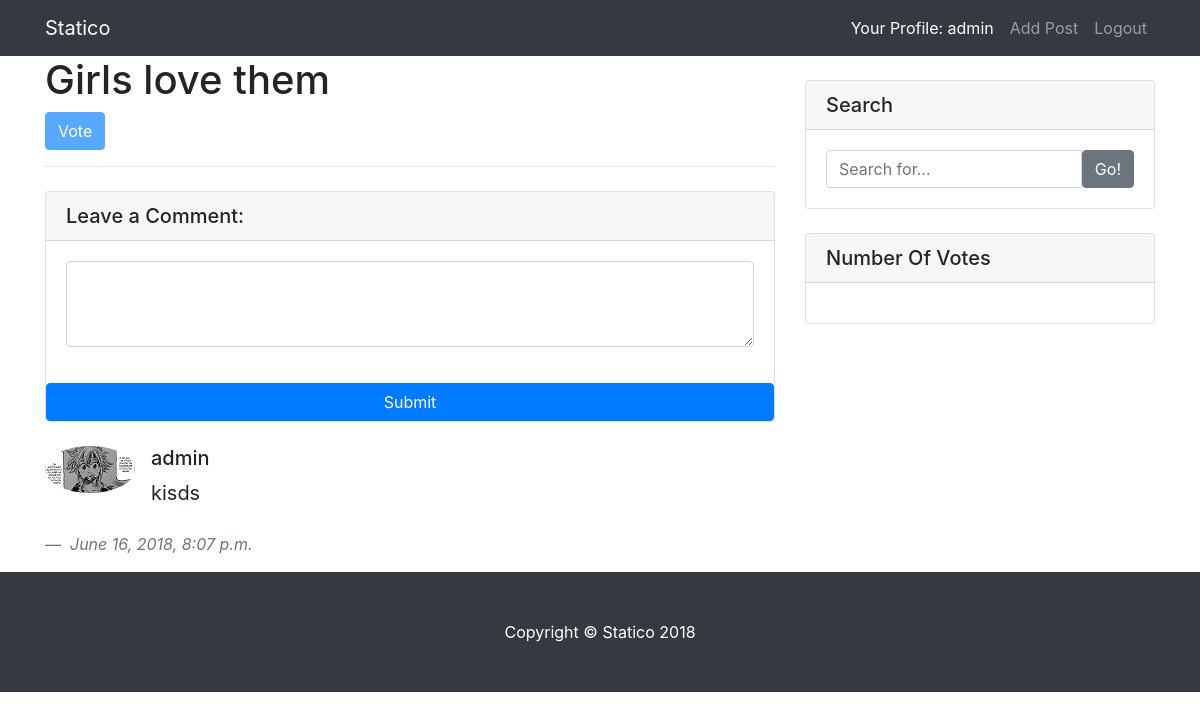
Screenshot of /posts/6/results/ (signed in) with the database file from the repository.
### polls/models.py (models this page shows, shortened)
class Question(models.Model):
    question_text = models.CharField(max_length=200)
    pub_date = models.DateTimeField('date published')
    author = models.CharField(max_length=30)
    def was_published_recently(self):
        return timezone.now() >= self.pub_date >= timezone.now() - datetime.timedelta(days=1)
    was_published_recently.admin_order_field = 'pub_date'
    was_published_recently.boolean = True
    was_published_recently.short_description = 'Published recently?'

class Comments(models.Model):
    com_question = models.ForeignKey(Question, on_delete=models.CASCADE)
    comment_text = models.CharField(max_length=350)
    comment_author = models.CharField(max_length=30)
    pub_date = models.DateTimeField('date published')

### polls/views.py (the view)
# urls.py: path('posts/<int:pk>/results/', login_required(views.ResultsView.as_view()), name='results'),
class ResultsView(generic.DetailView):
    model = Question
    template_name = 'polls/results.html'

### polls/templates/polls/results.html (shortened to what this page needs)
<!DOCTYPE html>
<html lang="en">
  <head>
    <link href="/static/polls/vendor/bootstrap/css/bootstrap.min.css" rel="stylesheet">
    <link href="/static/polls/css/blog-post.css" rel="stylesheet">
  </head>
  <body>
    <nav class="navbar navbar-expand-lg navbar-dark bg-dark fixed-top">
      <div class="container">
        <a class="navbar-brand" href="/posts">Statico</a>
        <div class="collapse navbar-collapse" id="navbarResponsive">
          <ul class="navbar-nav ml-auto">
            <li class="nav-item active">
              <a class="nav-link" href="/admin">Your Profile: {{request.session.username}}<span class="sr-only">(current)</span></a>
            </li>
            <li class="nav-item">
              <a class="nav-link" href="/new_post">Add Post</a>
            </li>
            <li class="nav-item">
              <a class="nav-link" href="/logout">Logout</a>
            </li>
          </ul>
        </div>
      </div>
    </nav>
    <div class="container">
      <div class="row">
        <div class="col-lg-8">
<h1>{{ question.question_text }}</h1>
<form action="{% url 'polls:vote' question.id %}" method="post">
<input type="submit" disabled="disabled" value="Vote" class="btn btn-primary" />
</form>
          <hr>
          <div class="card my-4">
            <h5 class="card-header">Leave a Comment:</h5>
            <div class="card-body">
              <form action="/add_comment/" method="post">
                <div class="form-group">
                  <textarea class="form-control" rows="3" id='comment' name='comment'></textarea>
                  <input type='hidden' class="form__input" value={{question.pk}} id='pk' name='qPK'></div>
                </div>
                <button type="submit" class="btn btn-primary">Submit</button>
            </div>
         {% for comment in question.comments_set.all %}
         <blockquote class="blockquote">
          <div class="media mb-4">
            <img class="d-flex mr-3 rounded-circle" src="/static/polls/img/avatar.png" alt="">
            <div class="media-body">
              <h5 class="mt-0">{{comment.comment_author}}</h5>
              {{comment.comment_text}}
            </div>
          </div>
          <footer class="blockquote-footer">
              <cite title="Source Title">{{comment.pub_date}}</cite>
            </footer>
          </blockquote>
          {% endfor %}
          </div>
        <div class="col-md-4">
          <div class="card my-4">
            <h5 class="card-header">Search</h5>
            <div class="card-body">
              <div class="input-group">
                <input type="text" class="form-control" placeholder="Search for...">
                <span class="input-group-btn">
                  <button class="btn btn-secondary" type="button">Go!</button>
                </span>
              </div>
            </div>
          </div>
          <div class="card my-4">
            <h5 class="card-header">Number Of Votes</h5>
            <div class="card-body">
            </div>
          </div>
        </div>
      </div>
    </div>
    <footer class="py-5 bg-dark">
      <div class="container">
        <p class="m-0 text-center text-white">Copyright &copy; Statico 2018</p>
      </div>
    </footer>
  </body>
</html>

### polls/static/polls/css/blog-post.css (style rules this page uses)
body { padding-top: 54px; }
@media (min-width: 992px) { body { padding-top: 56px; } }

### rows the page displays
Question: question_text "Girls love them"
Comments: comment_author "admin", comment_text "kisds", pub_date "June 16, 2018, 8:07 p.m."

### other values shown
{{ request.session.username }} "admin"
